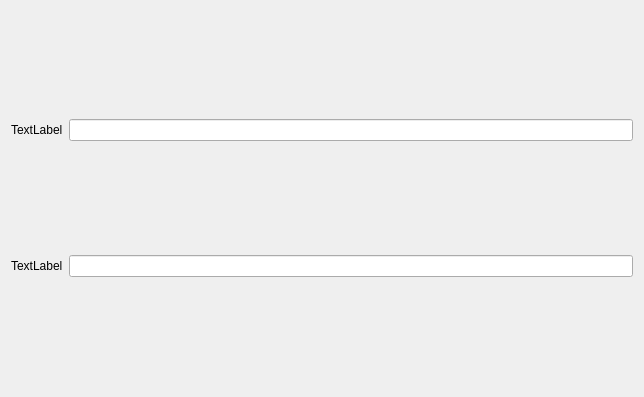
<?xml version="1.0" encoding="UTF-8"?>
<ui version="4.0">
 <class>Form</class>
 <widget class="QWidget" name="Form">
  <property name="geometry">
   <rect>
    <x>0</x>
    <y>0</y>
    <width>644</width>
    <height>397</height>
   </rect>
  </property>
  <property name="windowTitle">
   <string>Form</string>
  </property>
  <layout class="QVBoxLayout" name="verticalLayout">
   <item>
    <layout class="QHBoxLayout" name="horizontalLayout">
     <item>
      <widget class="QLabel" name="label">
       <property name="text">
        <string>TextLabel</string>
       </property>
      </widget>
     </item>
     <item>
      <widget class="QLineEdit" name="lineEdit"/>
     </item>
    </layout>
   </item>
   <item>
    <layout class="QHBoxLayout" name="horizontalLayout_2">
     <item>
      <widget class="QLabel" name="label_2">
       <property name="text">
        <string>TextLabel</string>
       </property>
      </widget>
     </item>
     <item>
      <widget class="QLineEdit" name="lineEdit_2"/>
     </item>
    </layout>
   </item>
  </layout>
 </widget>
 <resources/>
 <connections/>
</ui>
